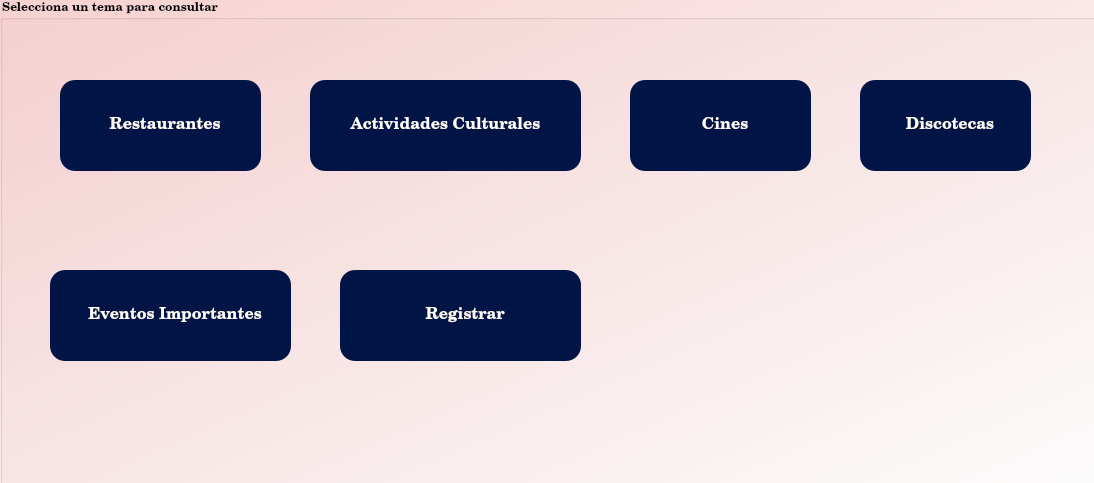
<?xml version="1.0" encoding="UTF-8"?>
<ui version="4.0">
 <class>Form</class>
 <widget class="QWidget" name="Form">
  <property name="geometry">
   <rect>
    <x>0</x>
    <y>0</y>
    <width>1094</width>
    <height>483</height>
   </rect>
  </property>
  <property name="windowTitle">
   <string> Temas</string>
  </property>
  <property name="styleSheet">
   <string notr="true">background-color:qlineargradient(spread:pad, x1:0, y1:0, x2:1, y2:1, stop:0 rgba(247, 209, 209, 255), stop:1 rgba(255, 255, 255, 255));
</string>
  </property>
  <widget class="QGroupBox" name="groupBox">
   <property name="geometry">
    <rect>
     <x>0</x>
     <y>0</y>
     <width>1101</width>
     <height>491</height>
    </rect>
   </property>
   <property name="font">
    <font>
     <family>Century Schoolbook L</family>
     <weight>75</weight>
     <bold>true</bold>
    </font>
   </property>
   <property name="styleSheet">
    <string notr="true">QPushButton{
border-radius: 15px;
background-color: rgb(0, 21, 70);
color: rgb(255,255,255);
font-weight: bold;
font-family: CenturySchoolBook L;
font-size: 16px;
}

QPushButton:hover{
	background-color: rgb(114, 159, 207);

}</string>
   </property>
   <property name="title">
    <string>Selecciona un tema para consultar</string>
   </property>
   <widget class="QPushButton" name="btn_cons_playas">
    <property name="geometry">
     <rect>
      <x>60</x>
      <y>80</y>
      <width>201</width>
      <height>91</height>
     </rect>
    </property>
    <property name="font">
     <font>
      <family>CenturySchoolBook L</family>
      <pointsize>-1</pointsize>
      <weight>75</weight>
      <bold>true</bold>
     </font>
    </property>
    <property name="styleSheet">
     <string notr="true"/>
    </property>
    <property name="text">
     <string>  Restaurantes</string>
    </property>
    <property name="icon">
     <iconset>
      <normaloff>../resources/restaurant_icon.png</normaloff>../resources/restaurant_icon.png</iconset>
    </property>
    <property name="iconSize">
     <size>
      <width>32</width>
      <height>32</height>
     </size>
    </property>
   </widget>
   <widget class="QPushButton" name="btn_cons_cines">
    <property name="geometry">
     <rect>
      <x>630</x>
      <y>80</y>
      <width>181</width>
      <height>91</height>
     </rect>
    </property>
    <property name="font">
     <font>
      <family>CenturySchoolBook L</family>
      <pointsize>-1</pointsize>
      <weight>75</weight>
      <bold>true</bold>
     </font>
    </property>
    <property name="styleSheet">
     <string notr="true"/>
    </property>
    <property name="text">
     <string>  Cines</string>
    </property>
    <property name="icon">
     <iconset>
      <normaloff>../resources/movies_icon.png</normaloff>../resources/movies_icon.png</iconset>
    </property>
    <property name="iconSize">
     <size>
      <width>32</width>
      <height>32</height>
     </size>
    </property>
   </widget>
   <widget class="QPushButton" name="btn_cons_d">
    <property name="geometry">
     <rect>
      <x>860</x>
      <y>80</y>
      <width>171</width>
      <height>91</height>
     </rect>
    </property>
    <property name="font">
     <font>
      <family>CenturySchoolBook L</family>
      <pointsize>-1</pointsize>
      <weight>75</weight>
      <bold>true</bold>
     </font>
    </property>
    <property name="styleSheet">
     <string notr="true"/>
    </property>
    <property name="text">
     <string>  Discotecas</string>
    </property>
    <property name="icon">
     <iconset>
      <normaloff>../resources/disco_icon.png</normaloff>../resources/disco_icon.png</iconset>
    </property>
    <property name="iconSize">
     <size>
      <width>32</width>
      <height>32</height>
     </size>
    </property>
   </widget>
   <widget class="QPushButton" name="btn_cons_eventosi">
    <property name="geometry">
     <rect>
      <x>50</x>
      <y>270</y>
      <width>241</width>
      <height>91</height>
     </rect>
    </property>
    <property name="font">
     <font>
      <family>CenturySchoolBook L</family>
      <pointsize>-1</pointsize>
      <weight>75</weight>
      <bold>true</bold>
     </font>
    </property>
    <property name="styleSheet">
     <string notr="true"/>
    </property>
    <property name="text">
     <string>  Eventos Importantes</string>
    </property>
    <property name="icon">
     <iconset>
      <normaloff>../resources/importants_e_icon.png</normaloff>../resources/importants_e_icon.png</iconset>
    </property>
    <property name="iconSize">
     <size>
      <width>32</width>
      <height>32</height>
     </size>
    </property>
   </widget>
   <widget class="QPushButton" name="btn_cons_actividadesc">
    <property name="geometry">
     <rect>
      <x>310</x>
      <y>80</y>
      <width>271</width>
      <height>91</height>
     </rect>
    </property>
    <property name="font">
     <font>
      <family>CenturySchoolBook L</family>
      <pointsize>-1</pointsize>
      <weight>75</weight>
      <bold>true</bold>
     </font>
    </property>
    <property name="styleSheet">
     <string notr="true"/>
    </property>
    <property name="text">
     <string>Actividades Culturales</string>
    </property>
    <property name="icon">
     <iconset>
      <normaloff>../resources/cultural_act_icon.png</normaloff>../resources/cultural_act_icon.png</iconset>
    </property>
    <property name="iconSize">
     <size>
      <width>32</width>
      <height>32</height>
     </size>
    </property>
   </widget>
   <widget class="QPushButton" name="btn_cons_eventosi_2">
    <property name="geometry">
     <rect>
      <x>340</x>
      <y>270</y>
      <width>241</width>
      <height>91</height>
     </rect>
    </property>
    <property name="font">
     <font>
      <family>CenturySchoolBook L</family>
      <pointsize>-1</pointsize>
      <weight>75</weight>
      <bold>true</bold>
     </font>
    </property>
    <property name="styleSheet">
     <string notr="true"/>
    </property>
    <property name="text">
     <string>  Registrar</string>
    </property>
    <property name="icon">
     <iconset>
      <normaloff>../resources/sign_up_white_icon.png</normaloff>../resources/sign_up_white_icon.png</iconset>
    </property>
    <property name="iconSize">
     <size>
      <width>32</width>
      <height>32</height>
     </size>
    </property>
   </widget>
  </widget>
 </widget>
 <resources>
  <include location="image.qrc"/>
 </resources>
 <connections/>
</ui>
